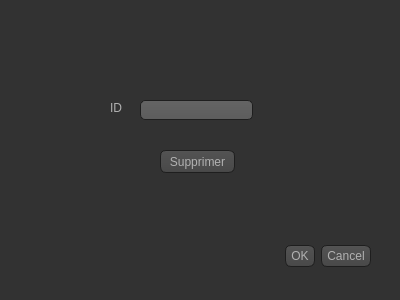
<?xml version="1.0" encoding="UTF-8"?>
<ui version="4.0">
 <class>SupprimCaissier</class>
 <widget class="QDialog" name="SupprimCaissier">
  <property name="geometry">
   <rect>
    <x>0</x>
    <y>0</y>
    <width>400</width>
    <height>300</height>
   </rect>
  </property>
  <property name="windowTitle">
   <string>Dialog</string>
  </property>
  <property name="styleSheet">
   <string notr="true">QToolTip
{
     border: 1px solid black;
     background-color: #ffa02f;
     padding: 1px;
     border-radius: 3px;
     opacity: 100;
}

QWidget
{
    color: #b1b1b1;
    background-color: #323232;
}

QWidget:item:hover
{
    background-color: QLinearGradient( x1: 0, y1: 0, x2: 0, y2: 1, stop: 0 #ffa02f, stop: 1 #ca0619);
    color: #000000;
}

QWidget:item:selected
{
    background-color: QLinearGradient( x1: 0, y1: 0, x2: 0, y2: 1, stop: 0 #ffa02f, stop: 1 #d7801a);
}

QMenuBar::item
{
    background: transparent;
}

QMenuBar::item:selected
{
    background: transparent;
    border: 1px solid #ffaa00;
}

QMenuBar::item:pressed
{
    background: #444;
    border: 1px solid #000;
    background-color: QLinearGradient(
        x1:0, y1:0,
        x2:0, y2:1,
        stop:1 #212121,
        stop:0.4 #343434/*,
        stop:0.2 #343434,
        stop:0.1 #ffaa00*/
    );
    margin-bottom:-1px;
    padding-bottom:1px;
}

QMenu
{
    border: 1px solid #000;
}

QMenu::item
{
    padding: 2px 20px 2px 20px;
}

QMenu::item:selected
{
    color: #000000;
}

QWidget:disabled
{
    color: #404040;
    background-color: #323232;
}

QAbstractItemView
{
    background-color: QLinearGradient( x1: 0, y1: 0, x2: 0, y2: 1, stop: 0 #4d4d4d, stop: 0.1 #646464, stop: 1 #5d5d5d);
}

QWidget:focus
{
    /*border: 2px solid QLinearGradient( x1: 0, y1: 0, x2: 0, y2: 1, stop: 0 #ffa02f, stop: 1 #d7801a);*/
}

QLineEdit
{
    background-color: QLinearGradient( x1: 0, y1: 0, x2: 0, y2: 1, stop: 0 #4d4d4d, stop: 0 #646464, stop: 1 #5d5d5d);
    padding: 1px;
    border-style: solid;
    border: 1px solid #1e1e1e;
    border-radius: 5;
}

QPushButton
{
    color: #b1b1b1;
    background-color: QLinearGradient( x1: 0, y1: 0, x2: 0, y2: 1, stop: 0 #565656, stop: 0.1 #525252, stop: 0.5 #4e4e4e, stop: 0.9 #4a4a4a, stop: 1 #464646);
    border-width: 1px;
    border-color: #1e1e1e;
    border-style: solid;
    border-radius: 6;
    padding: 3px;
    font-size: 12px;
    padding-left: 5px;
    padding-right: 5px;
}

QPushButton:pressed
{
    background-color: QLinearGradient( x1: 0, y1: 0, x2: 0, y2: 1, stop: 0 #2d2d2d, stop: 0.1 #2b2b2b, stop: 0.5 #292929, stop: 0.9 #282828, stop: 1 #252525);
}

QComboBox
{
    selection-background-color: #ffaa00;
    background-color: QLinearGradient( x1: 0, y1: 0, x2: 0, y2: 1, stop: 0 #565656, stop: 0.1 #525252, stop: 0.5 #4e4e4e, stop: 0.9 #4a4a4a, stop: 1 #464646);
    border-style: solid;
    border: 1px solid #1e1e1e;
    border-radius: 5;
}

QComboBox:hover,QPushButton:hover
{
    border: 2px solid QLinearGradient( x1: 0, y1: 0, x2: 0, y2: 1, stop: 0 #ffa02f, stop: 1 #d7801a);
}


QComboBox:on
{
    padding-top: 3px;
    padding-left: 4px;
    background-color: QLinearGradient( x1: 0, y1: 0, x2: 0, y2: 1, stop: 0 #2d2d2d, stop: 0.1 #2b2b2b, stop: 0.5 #292929, stop: 0.9 #282828, stop: 1 #252525);
    selection-background-color: #ffaa00;
}

QComboBox QAbstractItemView
{
    border: 2px solid darkgray;
    selection-background-color: QLinearGradient( x1: 0, y1: 0, x2: 0, y2: 1, stop: 0 #ffa02f, stop: 1 #d7801a);
}

QComboBox::drop-down
{
     subcontrol-origin: padding;
     subcontrol-position: top right;
     width: 15px;

     border-left-width: 0px;
     border-left-color: darkgray;
     border-left-style: solid; /* just a single line */
     border-top-right-radius: 3px; /* same radius as the QComboBox */
     border-bottom-right-radius: 3px;
 }

QComboBox::down-arrow
{
     image: url(:/down_arrow.png);
}

QGroupBox:focus
{
border: 2px solid QLinearGradient( x1: 0, y1: 0, x2: 0, y2: 1, stop: 0 #ffa02f, stop: 1 #d7801a);
}

QTextEdit:focus
{
    border: 2px solid QLinearGradient( x1: 0, y1: 0, x2: 0, y2: 1, stop: 0 #ffa02f, stop: 1 #d7801a);
}

QScrollBar:horizontal {
     border: 1px solid #222222;
     background: QLinearGradient( x1: 0, y1: 0, x2: 0, y2: 1, stop: 0.0 #121212, stop: 0.2 #282828, stop: 1 #484848);
     height: 7px;
     margin: 0px 16px 0 16px;
}

QScrollBar::handle:horizontal
{
      background: QLinearGradient( x1: 0, y1: 0, x2: 1, y2: 0, stop: 0 #ffa02f, stop: 0.5 #d7801a, stop: 1 #ffa02f);
      min-height: 20px;
      border-radius: 2px;
}

QScrollBar::add-line:horizontal {
      border: 1px solid #1b1b19;
      border-radius: 2px;
      background: QLinearGradient( x1: 0, y1: 0, x2: 1, y2: 0, stop: 0 #ffa02f, stop: 1 #d7801a);
      width: 14px;
      subcontrol-position: right;
      subcontrol-origin: margin;
}

QScrollBar::sub-line:horizontal {
      border: 1px solid #1b1b19;
      border-radius: 2px;
      background: QLinearGradient( x1: 0, y1: 0, x2: 1, y2: 0, stop: 0 #ffa02f, stop: 1 #d7801a);
      width: 14px;
     subcontrol-position: left;
     subcontrol-origin: margin;
}

QScrollBar::right-arrow:horizontal, QScrollBar::left-arrow:horizontal
{
      border: 1px solid black;
      width: 1px;
      height: 1px;
      background: white;
}

QScrollBar::add-page:horizontal, QScrollBar::sub-page:horizontal
{
      background: none;
}

QScrollBar:vertical
{
      background: QLinearGradient( x1: 0, y1: 0, x2: 1, y2: 0, stop: 0.0 #121212, stop: 0.2 #282828, stop: 1 #484848);
      width: 7px;
      margin: 16px 0 16px 0;
      border: 1px solid #222222;
}

QScrollBar::handle:vertical
{
      background: QLinearGradient( x1: 0, y1: 0, x2: 0, y2: 1, stop: 0 #ffa02f, stop: 0.5 #d7801a, stop: 1 #ffa02f);
      min-height: 20px;
      border-radius: 2px;
}

QScrollBar::add-line:vertical
{
      border: 1px solid #1b1b19;
      border-radius: 2px;
      background: QLinearGradient( x1: 0, y1: 0, x2: 0, y2: 1, stop: 0 #ffa02f, stop: 1 #d7801a);
      height: 14px;
      subcontrol-position: bottom;
      subcontrol-origin: margin;
}

QScrollBar::sub-line:vertical
{
      border: 1px solid #1b1b19;
      border-radius: 2px;
      background: QLinearGradient( x1: 0, y1: 0, x2: 0, y2: 1, stop: 0 #d7801a, stop: 1 #ffa02f);
      height: 14px;
      subcontrol-position: top;
      subcontrol-origin: margin;
}

QScrollBar::up-arrow:vertical, QScrollBar::down-arrow:vertical
{
      border: 1px solid black;
      width: 1px;
      height: 1px;
      background: white;
}


QScrollBar::add-page:vertical, QScrollBar::sub-page:vertical
{
      background: none;
}

QTextEdit
{
    background-color: #242424;
}

QPlainTextEdit
{
    background-color: #242424;
}

QHeaderView::section
{
    background-color: QLinearGradient(x1:0, y1:0, x2:0, y2:1, stop:0 #616161, stop: 0.5 #505050, stop: 0.6 #434343, stop:1 #656565);
    color: white;
    padding-left: 4px;
    border: 1px solid #6c6c6c;
}

QCheckBox:disabled
{
color: #414141;
}

QDockWidget::title
{
    text-align: center;
    spacing: 3px; /* spacing between items in the tool bar */
    background-color: QLinearGradient(x1:0, y1:0, x2:0, y2:1, stop:0 #323232, stop: 0.5 #242424, stop:1 #323232);
}

QDockWidget::close-button, QDockWidget::float-button
{
    text-align: center;
    spacing: 1px; /* spacing between items in the tool bar */
    background-color: QLinearGradient(x1:0, y1:0, x2:0, y2:1, stop:0 #323232, stop: 0.5 #242424, stop:1 #323232);
}

QDockWidget::close-button:hover, QDockWidget::float-button:hover
{
    background: #242424;
}

QDockWidget::close-button:pressed, QDockWidget::float-button:pressed
{
    padding: 1px -1px -1px 1px;
}

QMainWindow::separator
{
    background-color: QLinearGradient(x1:0, y1:0, x2:0, y2:1, stop:0 #161616, stop: 0.5 #151515, stop: 0.6 #212121, stop:1 #343434);
    color: white;
    padding-left: 4px;
    border: 1px solid #4c4c4c;
    spacing: 3px; /* spacing between items in the tool bar */
}

QMainWindow::separator:hover
{

    background-color: QLinearGradient(x1:0, y1:0, x2:0, y2:1, stop:0 #d7801a, stop:0.5 #b56c17 stop:1 #ffa02f);
    color: white;
    padding-left: 4px;
    border: 1px solid #6c6c6c;
    spacing: 3px; /* spacing between items in the tool bar */
}

QToolBar::handle
{
     spacing: 3px; /* spacing between items in the tool bar */
     background: url(:/images/handle.png);
}

QMenu::separator
{
    height: 2px;
    background-color: QLinearGradient(x1:0, y1:0, x2:0, y2:1, stop:0 #161616, stop: 0.5 #151515, stop: 0.6 #212121, stop:1 #343434);
    color: white;
    padding-left: 4px;
    margin-left: 10px;
    margin-right: 5px;
}

QProgressBar
{
    border: 2px solid grey;
    border-radius: 5px;
    text-align: center;
}

QProgressBar::chunk
{
    background-color: #d7801a;
    width: 2.15px;
    margin: 0.5px;
}

QTabBar::tab {
    color: #b1b1b1;
    border: 1px solid #444;
    border-bottom-style: none;
    background-color: #323232;
    padding-left: 10px;
    padding-right: 10px;
    padding-top: 3px;
    padding-bottom: 2px;
    margin-right: -1px;
}

QTabWidget::pane {
    border: 1px solid #444;
    top: 1px;
}

QTabBar::tab:last
{
    margin-right: 0; /* the last selected tab has nothing to overlap with on the right */
    border-top-right-radius: 3px;
}

QTabBar::tab:first:!selected
{
 margin-left: 0px; /* the last selected tab has nothing to overlap with on the right */


    border-top-left-radius: 3px;
}

QTabBar::tab:!selected
{
    color: #b1b1b1;
    border-bottom-style: solid;
    margin-top: 3px;
    background-color: QLinearGradient(x1:0, y1:0, x2:0, y2:1, stop:1 #212121, stop:.4 #343434);
}

QTabBar::tab:selected
{
    border-top-left-radius: 3px;
    border-top-right-radius: 3px;
    margin-bottom: 0px;
}

QTabBar::tab:!selected:hover
{
    /*border-top: 2px solid #ffaa00;
    padding-bottom: 3px;*/
    border-top-left-radius: 3px;
    border-top-right-radius: 3px;
    background-color: QLinearGradient(x1:0, y1:0, x2:0, y2:1, stop:1 #212121, stop:0.4 #343434, stop:0.2 #343434, stop:0.1 #ffaa00);
}

QRadioButton::indicator:checked, QRadioButton::indicator:unchecked{
    color: #b1b1b1;
    background-color: #323232;
    border: 1px solid #b1b1b1;
    border-radius: 6px;
}

QRadioButton::indicator:checked
{
    background-color: qradialgradient(
        cx: 0.5, cy: 0.5,
        fx: 0.5, fy: 0.5,
        radius: 1.0,
        stop: 0.25 #ffaa00,
        stop: 0.3 #323232
    );
}

QCheckBox::indicator{
    color: #b1b1b1;
    background-color: #323232;
    border: 1px solid #b1b1b1;
    width: 9px;
    height: 9px;
}

QRadioButton::indicator
{
    border-radius: 6px;
}

QRadioButton::indicator:hover, QCheckBox::indicator:hover
{
    border: 1px solid #ffaa00;
}

QCheckBox::indicator:checked
{
    image:url(:/images/checkbox.png);
}

QCheckBox::indicator:disabled, QRadioButton::indicator:disabled
{
    border: 1px solid #444;
}</string>
  </property>
  <widget class="QDialogButtonBox" name="buttonBox">
   <property name="geometry">
    <rect>
     <x>30</x>
     <y>240</y>
     <width>341</width>
     <height>32</height>
    </rect>
   </property>
   <property name="orientation">
    <enum>Qt::Horizontal</enum>
   </property>
   <property name="standardButtons">
    <set>QDialogButtonBox::Cancel|QDialogButtonBox::Ok</set>
   </property>
  </widget>
  <widget class="QLineEdit" name="e_id_3">
   <property name="geometry">
    <rect>
     <x>140</x>
     <y>100</y>
     <width>113</width>
     <height>20</height>
    </rect>
   </property>
  </widget>
  <widget class="QLabel" name="label_51">
   <property name="geometry">
    <rect>
     <x>110</x>
     <y>100</y>
     <width>21</width>
     <height>16</height>
    </rect>
   </property>
   <property name="text">
    <string>ID</string>
   </property>
  </widget>
  <widget class="QPushButton" name="pushButton">
   <property name="geometry">
    <rect>
     <x>160</x>
     <y>150</y>
     <width>75</width>
     <height>23</height>
    </rect>
   </property>
   <property name="text">
    <string>Supprimer</string>
   </property>
  </widget>
 </widget>
 <resources/>
 <connections>
  <connection>
   <sender>buttonBox</sender>
   <signal>accepted()</signal>
   <receiver>SupprimCaissier</receiver>
   <slot>accept()</slot>
   <hints>
    <hint type="sourcelabel">
     <x>248</x>
     <y>254</y>
    </hint>
    <hint type="destinationlabel">
     <x>157</x>
     <y>274</y>
    </hint>
   </hints>
  </connection>
  <connection>
   <sender>buttonBox</sender>
   <signal>rejected()</signal>
   <receiver>SupprimCaissier</receiver>
   <slot>reject()</slot>
   <hints>
    <hint type="sourcelabel">
     <x>316</x>
     <y>260</y>
    </hint>
    <hint type="destinationlabel">
     <x>286</x>
     <y>274</y>
    </hint>
   </hints>
  </connection>
 </connections>
</ui>
